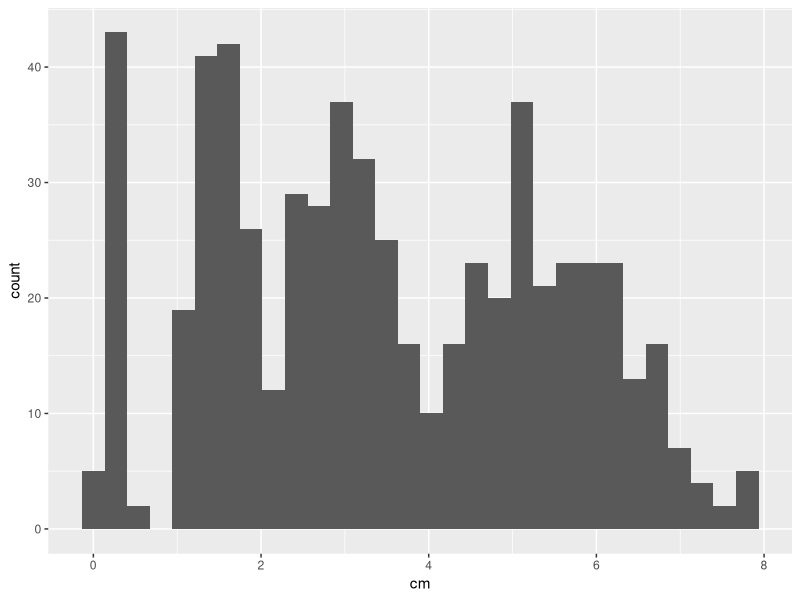
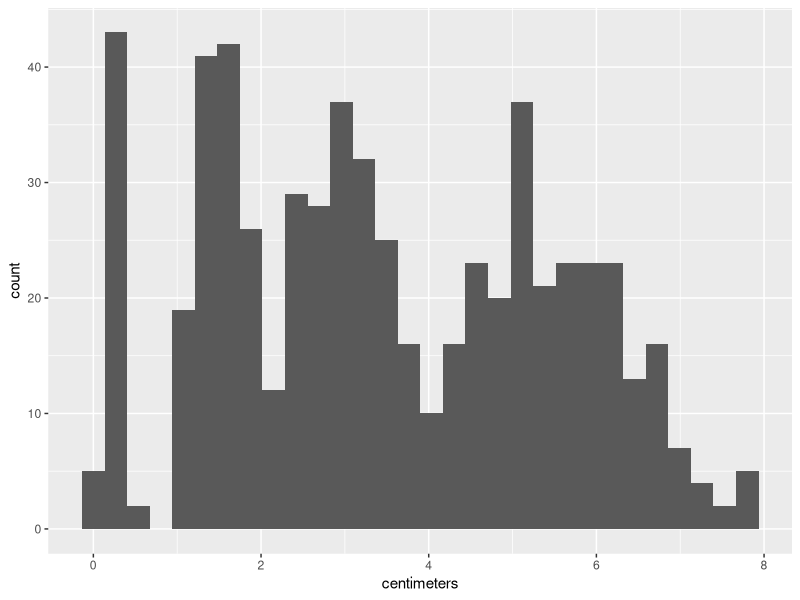
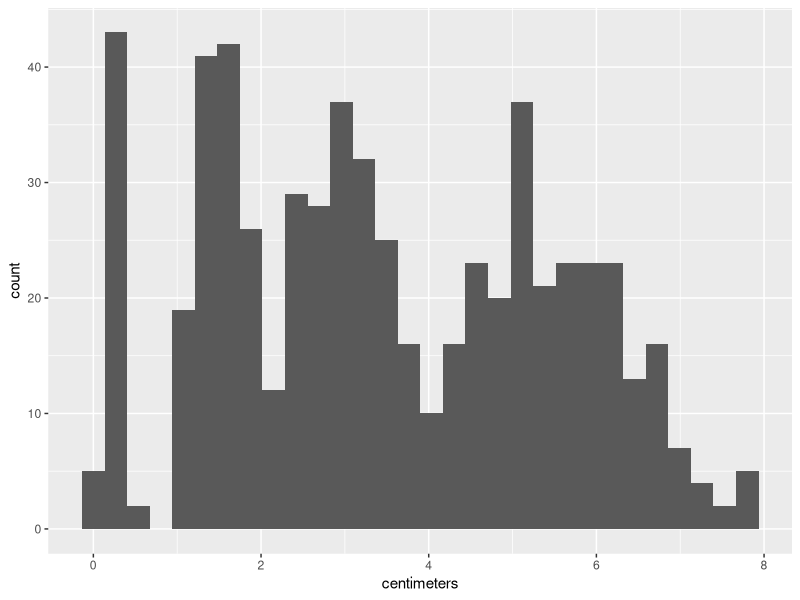
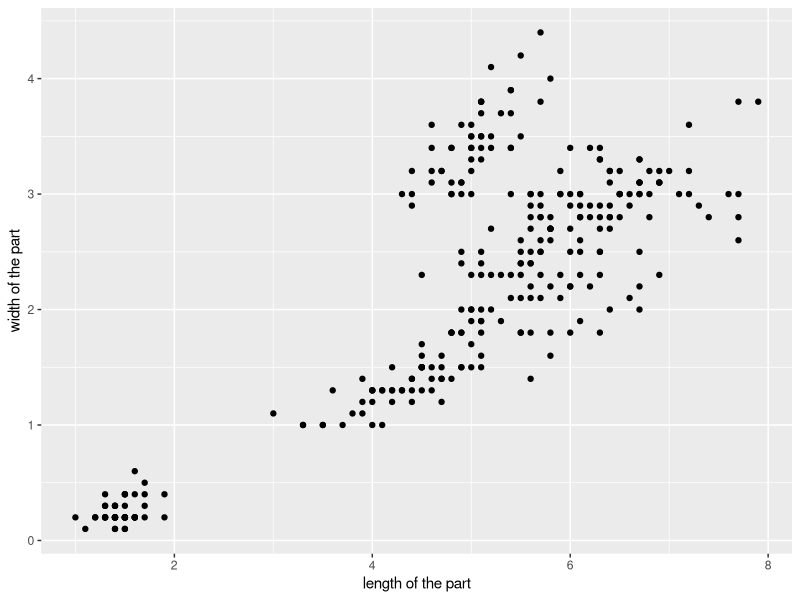
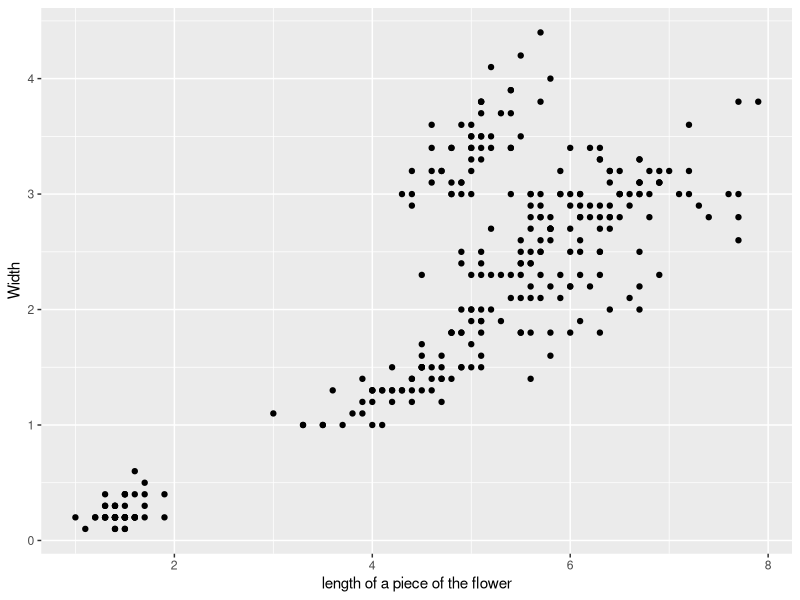
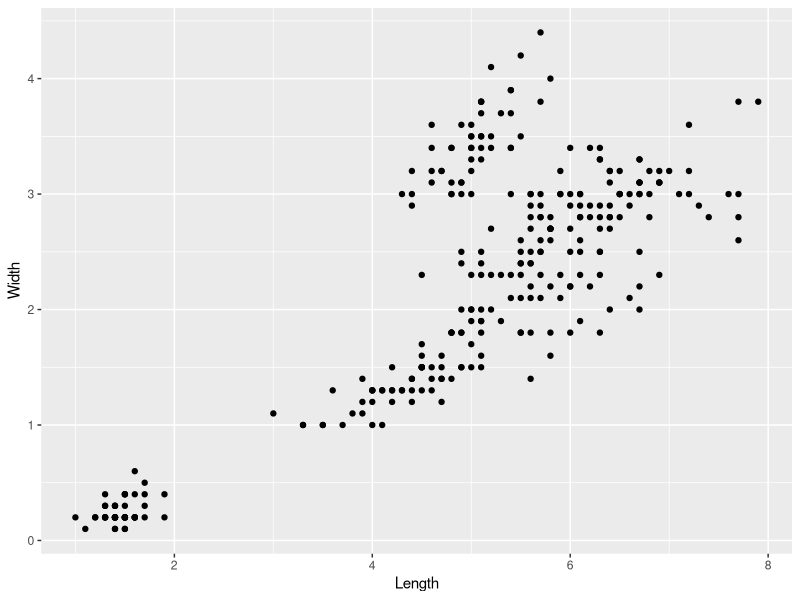
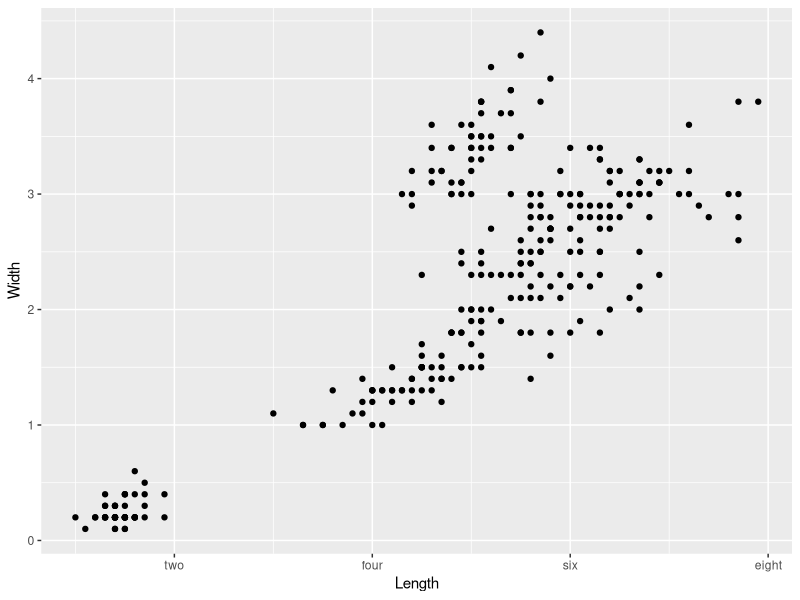
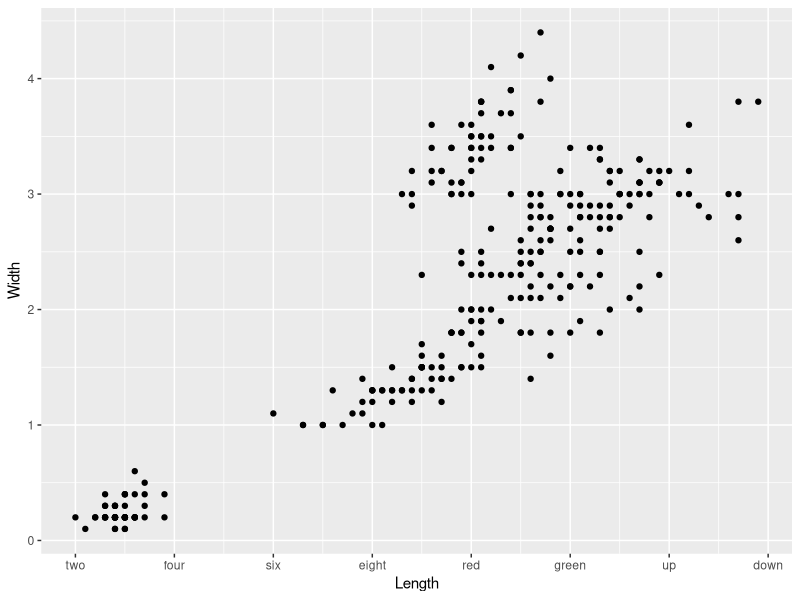

Recreate these plots in R, in order.
## ---- chunk 1
library(reshape2)
library(tidyr)
library(ggplot2)
library(dplyr)

myris <- iris
myris$plant <- 1:nrow(myris)
myris <- gather(myris, myvariable, cm, 1:4)
myris <- separate(myris, myvariable, c("part", "dimension"), sep = "\\.")
myris$part <- as.factor(myris$part)
myris$dimension <- as.factor(myris$dimension)

ggplot(myris, aes(cm)) + geom_histogram()

myris$centimeters <- myris$cm

ggplot(myris, aes(centimeters)) + geom_histogram()

ggplot(myris, aes(cm)) + geom_histogram() + xlab("centimeters")

myris.wide <- select(myris, -centimeters) %>% spread(dimension, cm)

ggplot(myris.wide, aes(x = Length, y = Width)) + geom_point() + xlab("length of the part") + ylab("width of the part")

# scale_[aesthetic name]_[scale type]
ggplot(myris.wide, aes(x = Length, y = Width)) + geom_point() + 
  scale_x_continuous(name = "length of a piece of the flower")

## ---- chunk 2
myris.scatter <- ggplot(myris.wide, aes(x = Length, Width)) + geom_point()
myris.scatter

myris.scatter + scale_x_continuous(labels = c("two", "four", "six", "eight"), breaks = c(2, 4, 6, 8))
myris.scatter + scale_x_continuous(breaks = 1:8, labels = c("two", "four", "six", "eight", "red", "green", "up", "down"))

myris.scatter + scale_x_continuous(breaks = seq(1, 8, .3))
myris.scatter + scale_y_continuous(breaks = seq(0, 5, .25))

myris.scatter + scale_x_log10(breaks = seq(0, 8, 2))

## ---- chunk 3
myris.scatter2 <- ggplot(myris.wide, aes(x = Length, Width)) + geom_point(aes(color = Species), size = 4)
set1.colors <- scale_color_brewer(palette = "Set1")
myris.scatter2 
myris.scatter2 + set1.colors
myris.scatter2 + set1.colors + theme(legend.position = "top")
myris.scatter2 + set1.colors + theme(legend.position = "none")

myris.scatter2 + scale_color_brewer(palette = "Set1", name = "Iris species")

myris.wide2 <- myris.wide
levels(myris.wide2$Species)
levels(myris.wide2$Species) <- c("a", "b", "c")

ggplot(myris.wide2, aes(x = Length, Width)) + geom_point(aes(color = Species), size = 4) + set1.colors

## ---- chunk 4
myris.scatter2 + scale_color_manual(values = c("red", "blue", "green"))

# RGB
umd.red <- rgb(224, 58, 62, maxColorValue = 255)
umd.gold <- rgb(255, 225, 79, maxColorValue = 255)
umd.black <- rgb(0, 0, 0, maxColorValue = 255)

maryland.colors <- c(umd.red, umd.gold, umd.black)

myris.scatter2 + scale_color_manual(values = c(umd.red, umd.gold, umd.black))
myris.scatter2 + scale_color_manual(values = maryland.colors)

my.colors <- c("pink", "seashell", umd.gold)
myris.scatter2 + scale_color_manual(values = my.colors)

## ---- chunk 5
myris.scatter2 + geom_abline(intercept = 0, slope = 1, color = "red", linetype = 2)
myris.scatter2 + geom_hline(yintercept = 2.5, linetype = 2)
myris.scatter2 + geom_vline(xintercept = 5, linetype = 3)
myris.scatter2 + geom_abline(intercept = 0, slope = 1, color = "red", linetype = 2) + 
  geom_hline(yintercept = 2.5, linetype = 2) +
  geom_vline(xintercept = 5, linetype = 3)

## ---- chunk 6
myris.scatter2 + geom_hline(yintercept = 2.5, linetype = 2) + 
  annotate(geom = "text", x = 2, y = 2.7, label = "interesting threshold")

myris.scatter2 + geom_hline(yintercept = 2.5, linetype = 2) + 
  annotate(geom = "text", x = 2, y = 2.7, label = "interesting threshold") +
  annotate(geom = "rect", xmin = 5, xmax = 7, ymin = 2, ymax = 3, alpha = .5) +
  annotate(geom = "text", x = 7.5, y = 2.2, label = "<-- danger zone!", color = "red")

